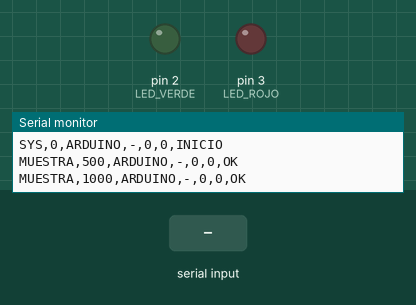
Recording of a sketch running on a simulated Arduino Uno, built with avr-gcc and run on an emulated ATmega328P. On the bench: output pins drawn as LEDs (lit = HIGH), the last lines printed to the serial monitor. Inputs (shaded band) come from the test bench.

Above: at 1.2 s.
1.3 s: "V\n" received over Serial
At 2.2 s:
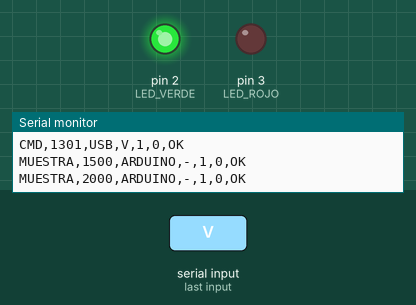
2.8 s: "R\n" received over Serial
At 3.3 s:
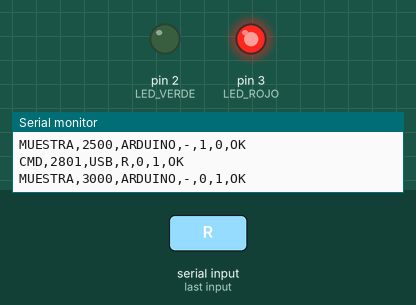
4.3 s: "A\n" received over Serial
At 5.7 s:
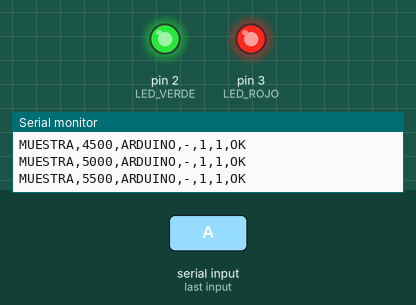
Timing chart, 0 to 7.3 s (numbered marks = the images above; inputs shaded):
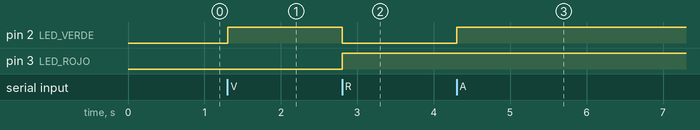

Measured:
- after the input at 1.3 s, pin 2 (LED_VERDE): LOW → HIGH at once
- after the input at 2.8 s, pin 2 (LED_VERDE): HIGH → LOW at once; pin 3 (LED_ROJO): LOW → HIGH at once
- after the input at 4.3 s, pin 2 (LED_VERDE): LOW → HIGH at once

The sketch:

sketch.ino
```cpp
/*
 * POLITECNICO GRANCOLOMBIANO - IoT / Entrega 2
 * Arduino UNO R3: LED verde D2 y LED rojo D3.
 * Comandos de la orientacion: V, R, A, 0, X.
 * Serial UART a 9600 baudios; sin delay().
 * Las salidas se monitorean cada 500 ms con millis().
 *
 * USAR_HC05 = 0: Wokwi; comando por monitor serial.
 * USAR_HC05 = 1: HC-05 virtual / fisico (UART
 *   RX del Arduino D10, TX del Arduino D11).
 */
#define USAR_HC05 0

#if USAR_HC05
#include <SoftwareSerial.h>
SoftwareSerial hc05(10, 11); // RX, TX Arduino
#endif

const byte LED_VERDE = 2;
const byte LED_ROJO = 3;
const unsigned long INTERVALO_MS = 500;
unsigned long ultimaMuestra = 0;

// Buffer independiente por cada puerto serial.
char bufferUSB[8];
byte indiceUSB = 0;
bool desbordadoUSB = false;
#if USAR_HC05
char bufferBT[8];
byte indiceBT = 0;
bool desbordadoBT = false;
#endif

// CSV: conserva el tiempo en milisegundos y las
// salidas observadas de ambos LED.
void registrar(const char* evento, const char* origen,
              char comando, const char* resultado) {
  Serial.print(evento);
  Serial.print(',');
  Serial.print(millis());
  Serial.print(',');
  Serial.print(origen);
  Serial.print(',');
  Serial.print(comando);
  Serial.print(',');
  Serial.print(digitalRead(LED_VERDE));
  Serial.print(',');
  Serial.print(digitalRead(LED_ROJO));
  Serial.print(',');
  Serial.println(resultado);
}

// V: solo verde; R: solo rojo; A: ambos;
// 0: ninguno; X y otros: error, sin cambios.
void ejecutar(char comando, bool desdeBT) {
  bool valido = true;
  switch (comando) {
    case 'V':
      digitalWrite(LED_VERDE, HIGH);
      digitalWrite(LED_ROJO, LOW);
      break;
    case 'R':
      digitalWrite(LED_VERDE, LOW);
      digitalWrite(LED_ROJO, HIGH);
      break;
    case 'A':
      digitalWrite(LED_VERDE, HIGH);
      digitalWrite(LED_ROJO, HIGH);
      break;
    case '0':
      digitalWrite(LED_VERDE, LOW);
      digitalWrite(LED_ROJO, LOW);
      break;
    default:
      valido = false;
      break;
  }
  registrar("CMD", desdeBT ? "HC05" : "USB",
           comando, valido ? "OK" : "ERROR");
#if USAR_HC05
  if (desdeBT) {
    hc05.print(valido ? "OK" : "ERROR");
    hc05.print(" V=");
    hc05.print(digitalRead(LED_VERDE));
    hc05.print(" R=");
    hc05.println(digitalRead(LED_ROJO));
  }
#else
  (void)desdeBT;
#endif
}

// Lee la linea sin pausar el microcontrolador.
// Se acepta LF o CRLF, y un solo comando/letra.
void recibir(Stream& puerto, char* buffer,
             byte& indice, bool& desbordado,
             bool desdeBT) {
  while (puerto.available() > 0) {
    char c = (char)puerto.read();
    if (c == '\r') continue;
    if (c == '\n') {
      if (desbordado || indice != 1) {
        registrar("CMD", desdeBT ? "HC05" : "USB",
                 '?', "ERROR_FORMATO");
      } else {
        ejecutar(buffer[0], desdeBT);
      }
      indice = 0;
      desbordado = false;
    } else if (!desbordado) {
      if (indice < 7) buffer[indice++] = c;
      else desbordado = true;
    }
  }
}

void setup() {
  pinMode(LED_VERDE, OUTPUT);
  pinMode(LED_ROJO, OUTPUT);
  digitalWrite(LED_VERDE, LOW);
  digitalWrite(LED_ROJO, LOW);
  Serial.begin(9600);
#if USAR_HC05
  hc05.begin(9600);
  hc05.println("HC05 LISTO: V R A 0 X");
#endif
  Serial.println(
    "evento,t_ms,origen,comando,verde,rojo,resultado");
  registrar("SYS", "ARDUINO", '-', "INICIO");
}

void loop() {
  recibir(Serial, bufferUSB, indiceUSB,
         desbordadoUSB, false);
#if USAR_HC05
  recibir(hc05, bufferBT, indiceBT,
         desbordadoBT, true);
#endif
  unsigned long ahora = millis();
  if (ahora - ultimaMuestra >= INTERVALO_MS) {
    ultimaMuestra = ahora;
    registrar("MUESTRA", "ARDUINO", '-', "OK");
  }
}
```
